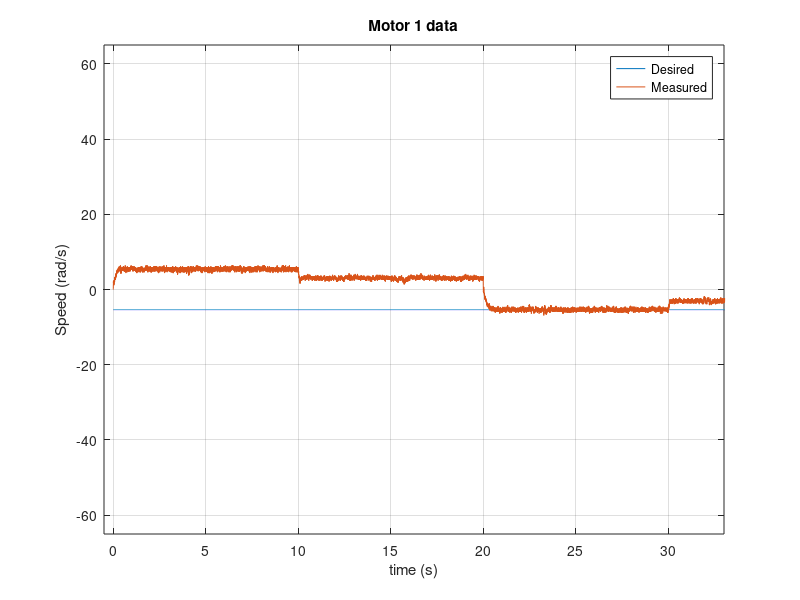
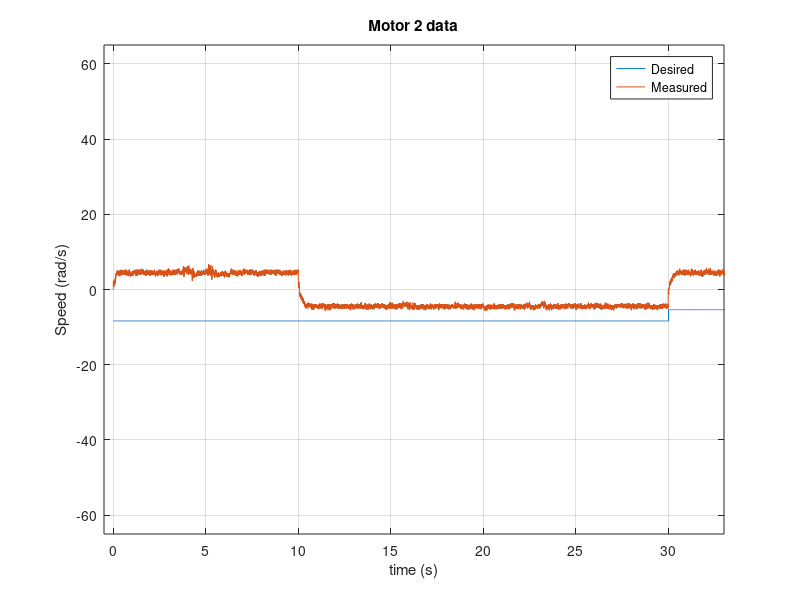
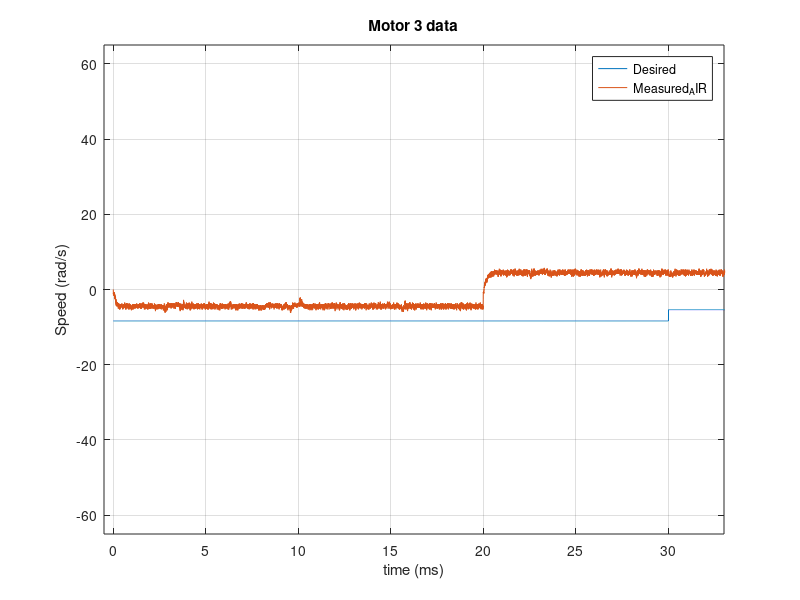
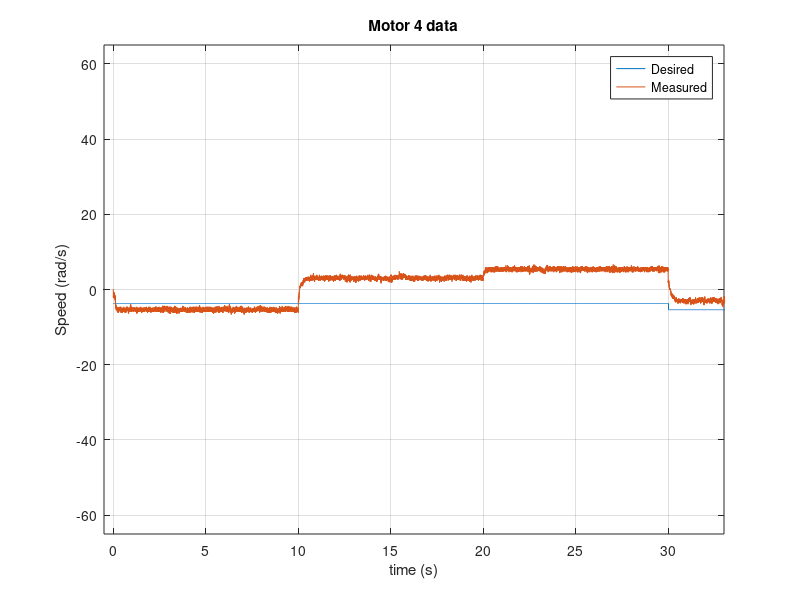

These charts were generated, in order, by the following MATLAB code:
clc
clear all
close all
data = csvread('TrajectoryFeedbackSQUARE_PI_08_01_20.csv');

i = length(data);
l =  i - 1;
tlength = l / 500;
t = 0:0.002:tlength;
M1 = data([1:i],2);
M2 = data([1:i],3);
M3 = data([1:i],4);
M4 = data([1:i],5);

%% Motor 1
for i = 1:19985
    IN(i) = -5.35;
end
IN = IN';
plot(t, IN);
hold on
grid on
plot(t, M1);
title('Motor 1 data')
xlabel('time (s)') 
ylabel('Speed (rad/s)') 
xlim([-0.5 33])
ylim([-65 65])
legend({'Desired','Measured'},'Location','northeast')
%% Motor 2
for i = 1:15001
    IN(i) = -8.36;
end
figure;
plot(t, IN);
hold on
grid on
plot(t, M2);
title('Motor 2 data')
xlabel('time (s)') 
ylabel('Speed (rad/s)') 
xlim([-0.5 33])
ylim([-65 65])
legend({'Desired','Measured'},'Location','northeast')
%% Motor 3
figure;
plot(t, IN);
hold on
grid on
plot(t, M3);
title('Motor 3 data')
xlabel('time (ms)') 
ylabel('Speed (rad/s)') 
xlim([-0.5 33])
ylim([-65 65])
legend({'Desired','Measured_AIR'},'Location','northeast')
%% Motor 4
for i = 1:15001
    IN(i) = -3.71;
end
figure;
plot(t, IN);
hold on
grid on
plot(t, M4);
title('Motor 4 data')
xlabel('time (s)') 
ylabel('Speed (rad/s)') 
xlim([-0.5 33])
ylim([-65 65])
legend({'Desired','Measured'},'Location','northeast')